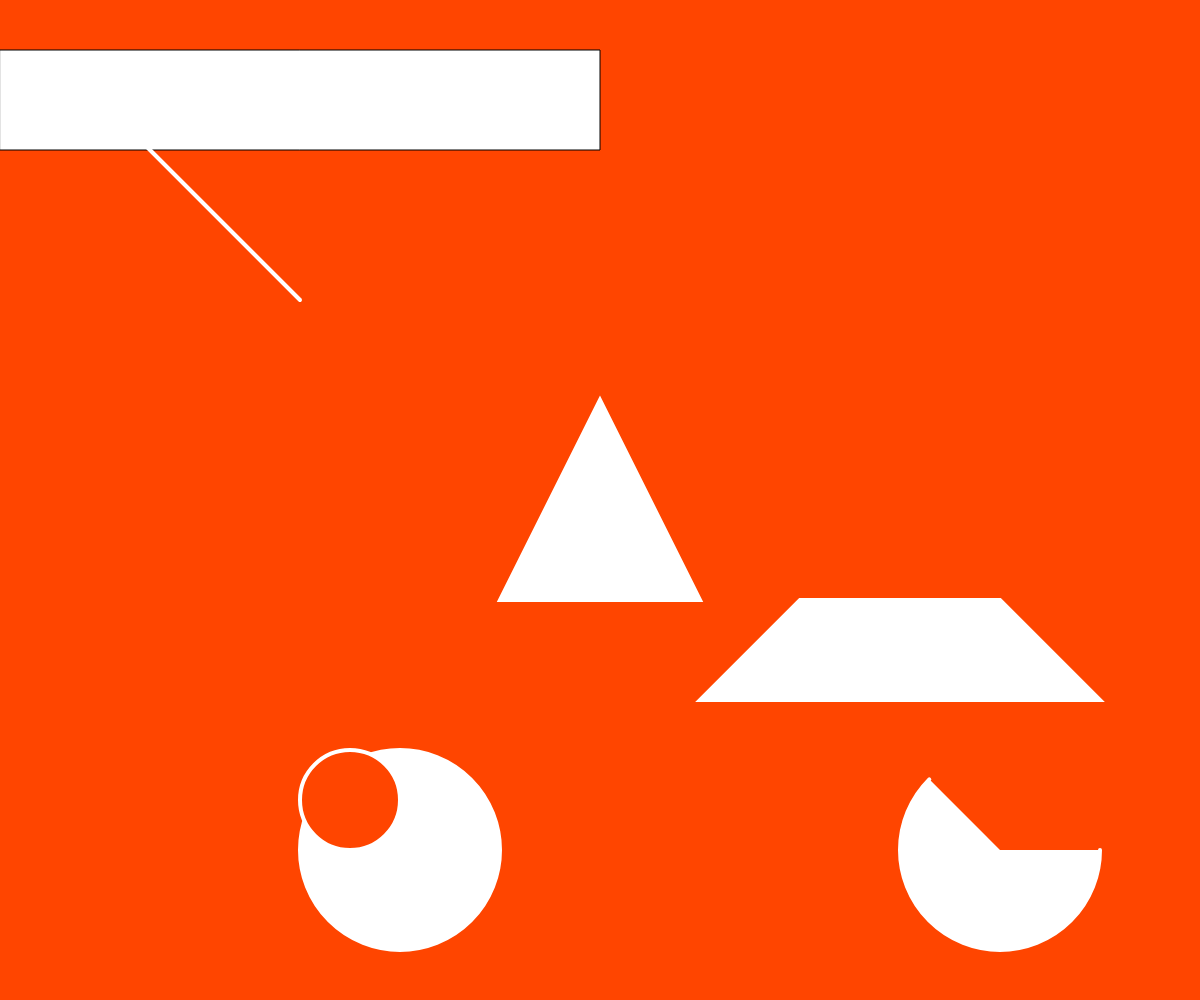
Frame 1 (no input)
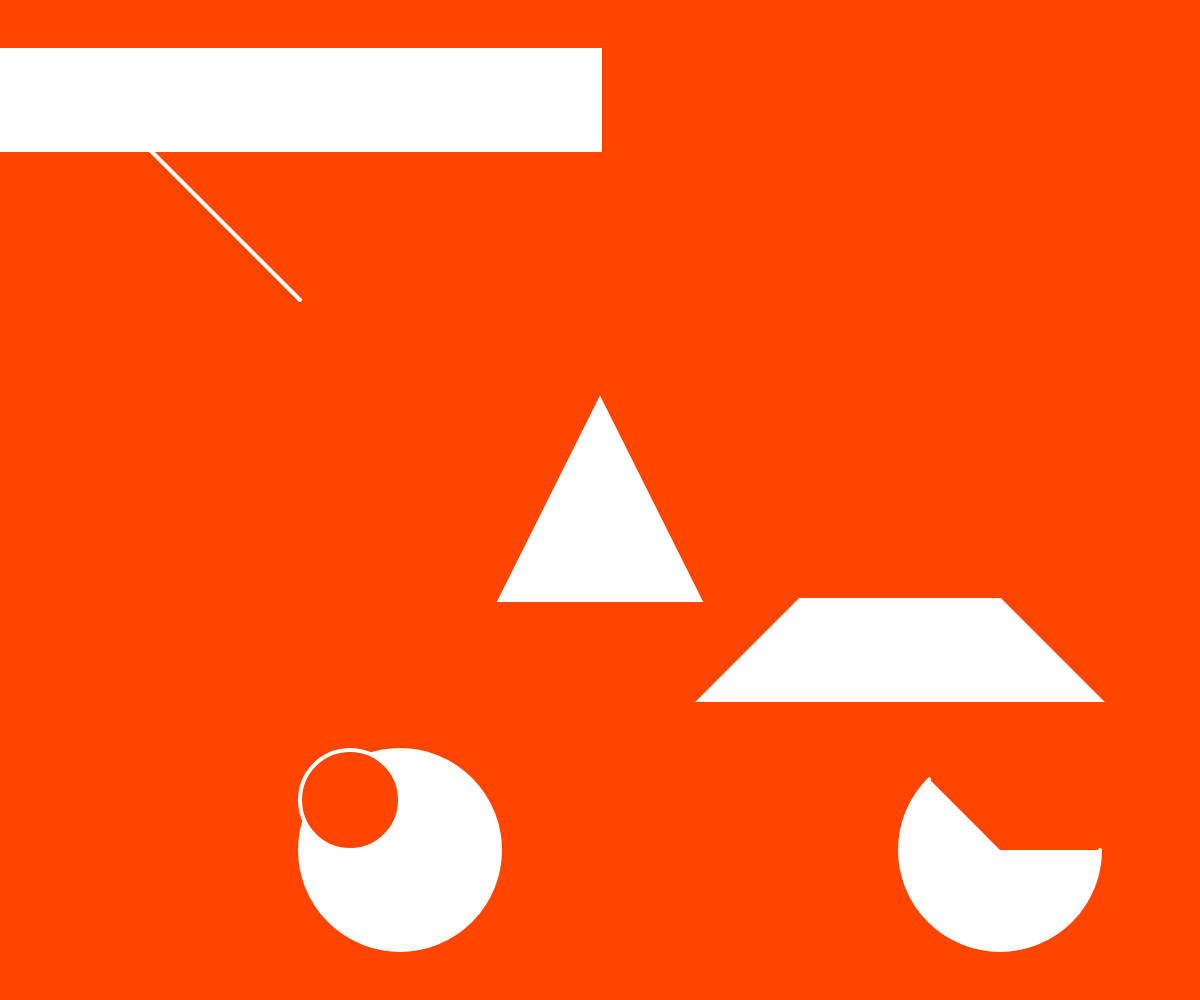
Frame 60 (no input)
Frame 120 (the mouse pressed at the canvas centre since frame 60): identical to frame 60, image omitted

The p5.js sketch that drew these frames (run headless with seeded random() and noise() and a simulated clock; from frame 60 on, the mouse is pressed at the canvas centre):

// p5.js sketch
// ── sketch.js
// MAMD Creative Coding & Future Web, 2026, Amaury Hamon

function setup() {
  createCanvas(windowWidth, windowHeight);
  ellipseMode(CORNER);
  rectMode(CENTER);
}

function draw() {
  background("orangered");
  fill(255);

  // rectangle
  rect(width/4, 100, width/2, 100);

  stroke(255);
  strokeWeight(4);
  // line
  line(100, 100, 300, 300);
  
  // arc
  arc(width/4*3, height/4*3, 200, 200, 0, PI + QUARTER_PI);
  
  // triangle
  triangle(width/2, height/2-100, width/2-100, height/2+100, width/2+100, height/2+100);
  
  // quad
  quad(width/4*3-100, height/2+100, width/4*3+100, height/2+100, width/4*3+200, height/2+200, width/4*3-200, height/2+200);
  
  // ellipse
  ellipse(width/4, height/4*3, 200, 200);

  // careful with order of drawing shapes, 
  // the last one will be on top of the others
  fill("orangered");
  ellipse(width/4, height/4*3, 100, 100);
  
}
